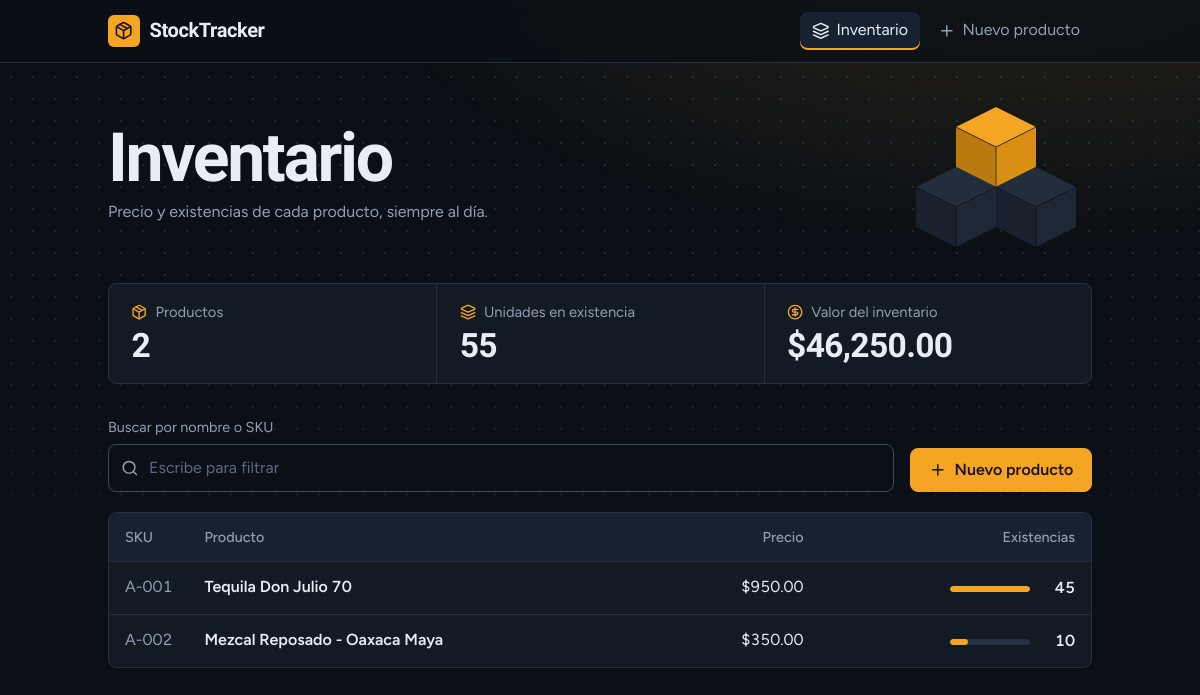
The page / on the database its author committed.
### tables this page shows
CREATE TABLE products (
            id INTEGER PRIMARY KEY AUTOINCREMENT,
            sku TEXT NOT NULL UNIQUE,
            name TEXT NOT NULL,
            price REAL CHECK (price > 0),
            stock INTEGER NOT NULL DEFAULT 0
            );

### app.py (the view)
@app.get("/")
def index():
    products = sorted(inventory_service.products_info(), key=lambda p: p["sku"])
    summary = {
        "count": len(products),
        "units": sum(p["stock"] for p in products),
        "value": sum(p["price"] * p["stock"] for p in products),
    }
    return render_template("index.html", products=products, summary=summary)

### app.py (called while the page is built)
@app.template_global()
def icon(name):
    return Markup(f'<svg class="i" aria-hidden="true"><use href="#i-{name}"/></svg>')

@app.template_filter("money")
def money(value):
    return f"${value:,.2f}"

@app.template_filter("num")
def num(value):
    return f"{value:,}"

### repo/product_repo.py (called while the page is built)
    def list_products(self): #REVISAR
        rows = self.conn.execute(
            "SELECT * FROM products ORDER BY name"
        ).fetchall()
        return [dict(row) for row in rows]

### services/inventory_service.py (called while the page is built)
    def products_info(self):
        return self.repo.list_products()

### templates/index.html (shortened to what this page needs)
{% extends "base.html" %}
{% block content %}
  <section class="hero">
    <div>
      <h1>Inventario</h1>
      <p class="lead">Precio y existencias de cada producto, siempre al día.</p>
    </div>
    {% if products %}<div class="hero-art">{% include "_boxes.html" %}</div>{% endif %}
  </section>
  {% if products %}
    <dl class="ledger">
      <div>
        <dt>{{ icon('package') }}{{ 'Producto' if summary.count == 1 else 'Productos' }}</dt>
        <dd>{{ summary.count | num }}</dd>
      </div>
      <div>
        <dt>{{ icon('layers') }}{{ 'Unidad' if summary.units == 1 else 'Unidades' }} en existencia</dt>
        <dd>{{ summary.units | num }}</dd>
      </div>
      <div>
        <dt>{{ icon('dollar') }}Valor del inventario</dt>
        <dd>{{ summary.value | money }}</dd>
      </div>
    </dl>
    <div class="toolbar">
      <label class="field grow" for="search">
        <span>Buscar por nombre o SKU</span>
        <span class="input-icon">{{ icon('search') }}<input id="search" type="search" autocomplete="off" placeholder="Escribe para filtrar"></span>
      </label>
      <a class="button" href="{{ url_for('new_product') }}">{{ icon('plus') }}Nuevo producto</a>
    </div>
    <div class="table-scroll">
      <table id="products">
        <thead>
          <tr>
            <th scope="col">SKU</th>
            <th scope="col">Producto</th>
            <th scope="col" class="right">Precio</th>
            <th scope="col" class="right">Existencias</th>
          </tr>
        </thead>
        <tbody>
          {% for p in products %}
            <tr data-search="{{ p.sku }} {{ p.name | lower }}">
              <td>{{ p.sku }}</td>
              <td><a href="{{ url_for('product_detail', sku=p.sku) }}">{{ p.name }}</a></td>
              <td class="right">{{ p.price | money }}</td>
              <td class="right">
                <span class="stock-cell">
                  <span class="meter" data-stock="{{ p.stock }}" aria-hidden="true"><span></span></span>
                  <span class="stock-num">{{ p.stock | num }}</span>
                </span>
              </td>
            </tr>
          {% endfor %}
        </tbody>
      </table>
    </div>
  {% endif %}
{% endblock %}

### templates/base.html (shortened to what this page needs)
<!doctype html>
<html lang="es">
<head>
  <link rel="stylesheet" href="{{ url_for('static', filename='style.css') }}">
</head>
<body>
  <header class="topbar">
    <div class="wrap">
      <a class="brand" href="{{ url_for('index') }}"><span class="brand-mark">{{ icon('package') }}</span>StockTracker</a>
      <nav aria-label="Principal">
        <a href="{{ url_for('index') }}" {% if request.endpoint in ('index', 'product_detail') %}aria-current="page"{% endif %}>{{ icon('layers') }}Inventario</a>
        <a href="{{ url_for('new_product') }}" {% if request.endpoint == 'new_product' %}aria-current="page"{% endif %}>{{ icon('plus') }}Nuevo producto</a>
      </nav>
    </div>
  </header>
  <main class="wrap">
    {% block content %}{% endblock %}
  </main>
</body>
</html>

### rows shown on the page
products: sku "A-001", name "Tequila Don Julio 70", price "$950.00", stock|num "45"
products: sku "A-002", name "Mezcal Reposado - Oaxaca Maya", price "$350.00", stock|num "10"

### other values the page prints
{{ 'Producto' if summary.count == 1 else 'Productos' }} "Productos"
{{ summary.count | num }} "2"
{{ 'Unidad' if summary.units == 1 else 'Unidades' }} "Unidades"
{{ summary.units | num }} "55"
{{ summary.value | money }} "$46,250.00"
